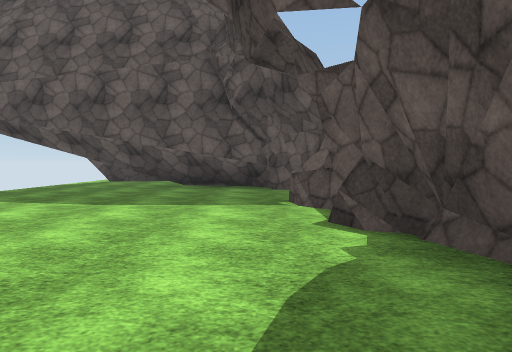
[1] (above)

12 first-person views from a walk through a scene from a Unity 3-D project. The camera is 1.2 m above the floor, tilts 2° down and sees 70° across. The floor is counted in squares, 2 m on a side. Each view is taken from the middle of a square. On the plan, view 1 faces up. The plan holds only what a view shows up to about 10 squares ahead; the rest is blank. The place goes on beyond the plan. The player character is not drawn. Some surface patterns are stand-ins.

[2]
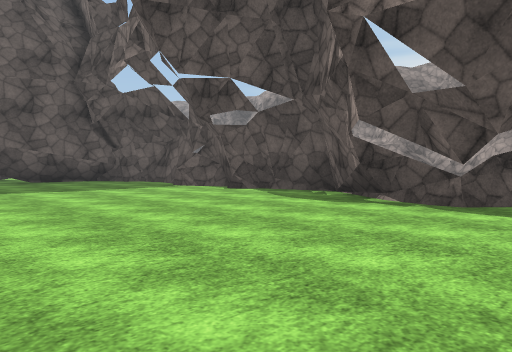

[3]
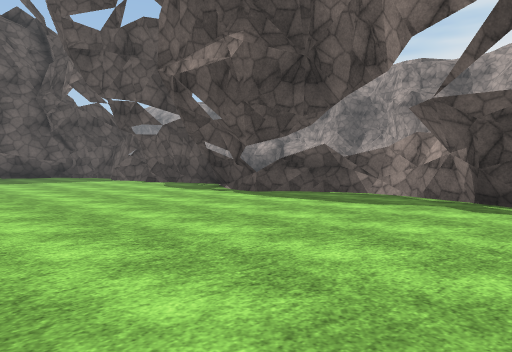

[4]
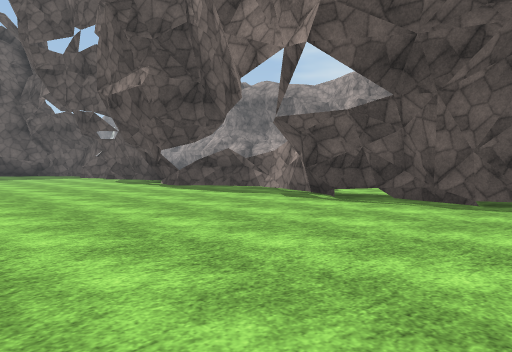

[5]
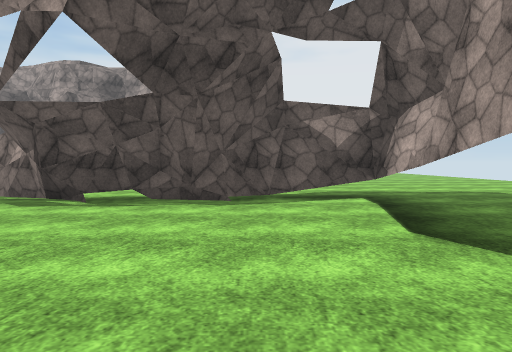

[6]
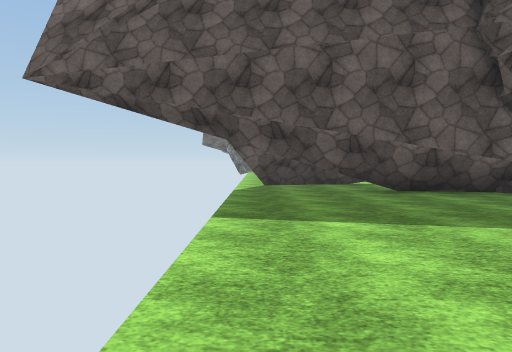

[7]
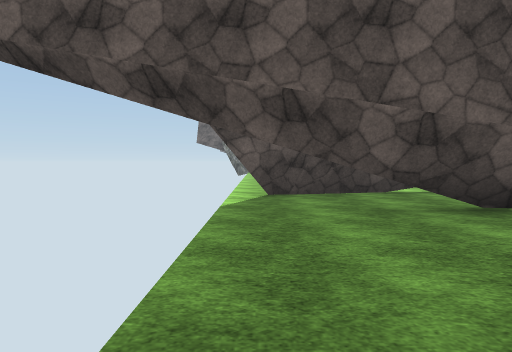

[8]
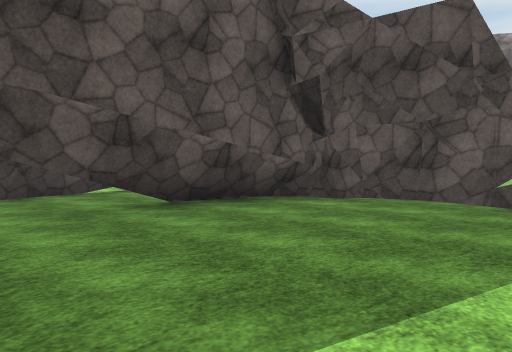

[9]
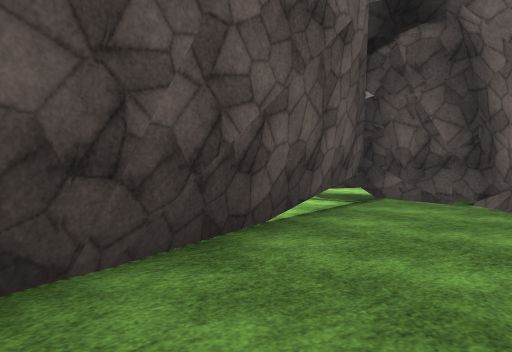

[10]
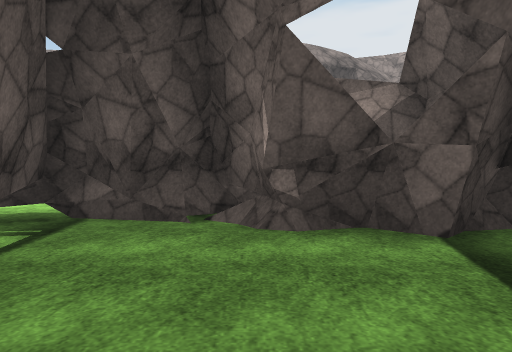

[11]
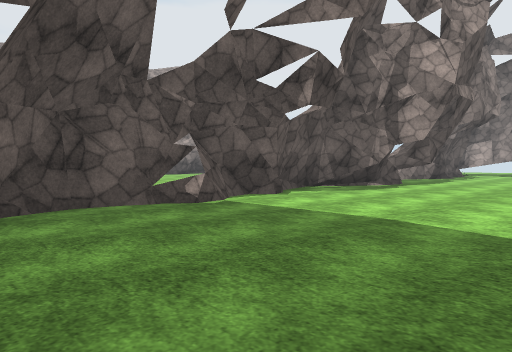

[12]
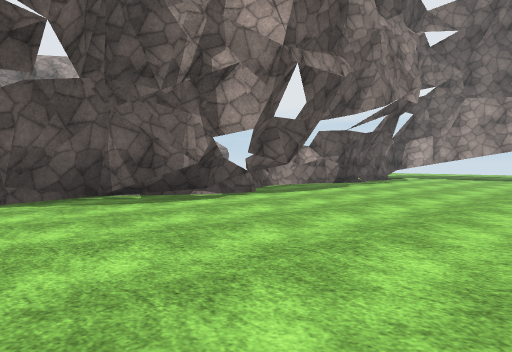

### Floor plan
Key: @ floor where view 1 was taken; # wall or solid block; x gap in a wall; . floor; T thing the floor can be seen under or through.
Columns run from 5 left of view 1 to 5 right of it. Each row starts with its distance up from view 1.
 13  ######
 12 ##....#
 11 ......#
 10 .###..#
  9 ...#x##
  8 ......#
  7 ......#
  6 ......#
  5 ......#
  4 ......#
  3 ......#
  2 ......##
  1 ......##
  0 .....@#
 -1 ......#
 -2 .....###
 -3 .......#
 -4 .......#
 -5 ......##
 -6 ......#.
 -7 ......#.
 -8 ......#
 -9 ......##
-10 .......#.
-11     TTTT...
-12     .......
-13      ......
-14        ....
-15         ...

Where each view was taken, in squares from view 1:
view 1: 0 up, 0 right, facing up
view 2: 3 down, 5 left, facing up-right
view 3: 7 down, 5 left, facing up-right
view 4: 10 down, 5 left, facing up-right
view 5: 9 down, 5 left, facing right
view 6: 2 up, 5 left, facing up
view 7: 5 up, 5 left, facing up
view 8: 5 up, 5 left, facing up-right
view 9: 10 up, 5 left, facing up-right
view 10: 11 up, 3 left, facing right
view 11: 9 up, 4 left, facing down-right
view 12: 4 up, 5 left, facing down-right
